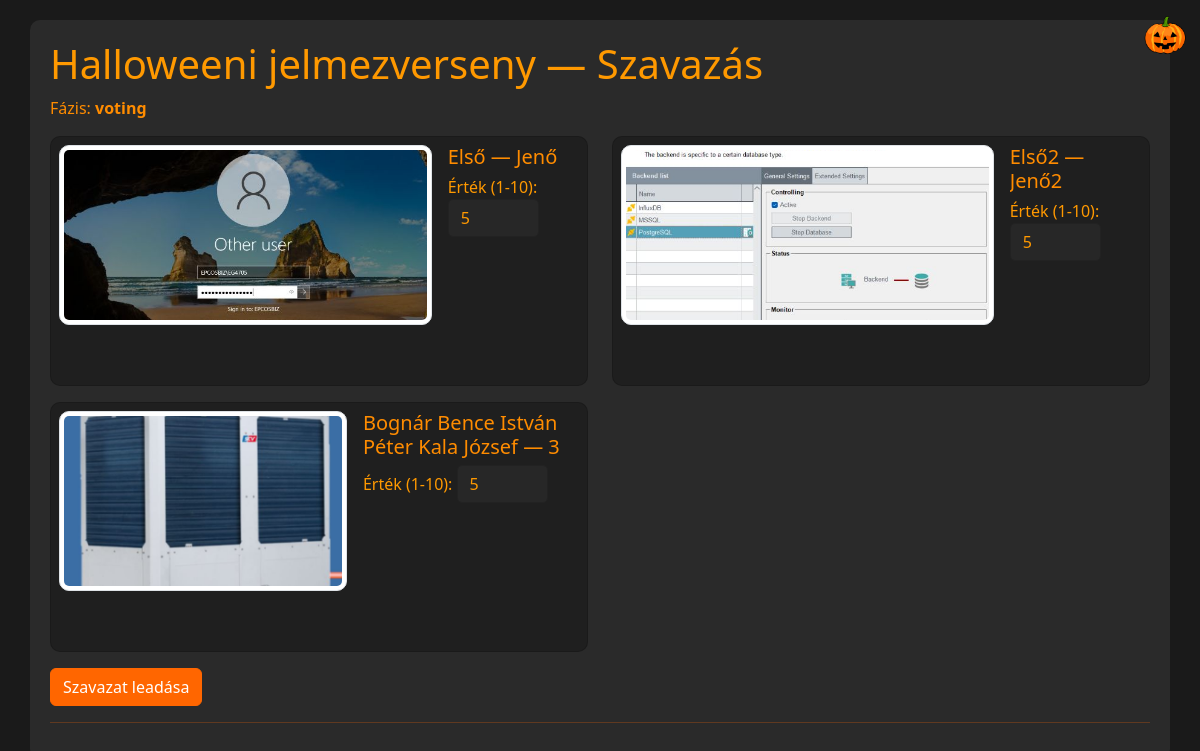
Before: /halloween_app_qr_preserve/vote.php with the older database file.
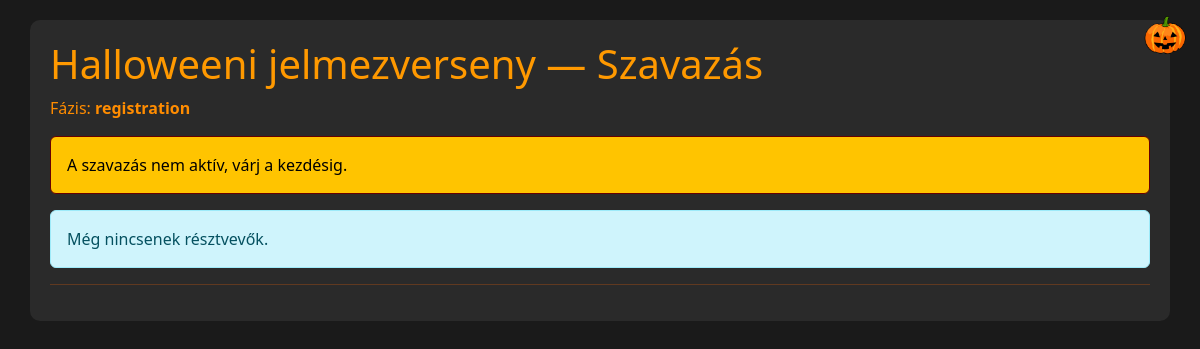
After: the same page with the newer database file.
### tables this page shows
CREATE TABLE meta (
    k TEXT PRIMARY KEY,
    v TEXT
);

CREATE TABLE participants (
    id INTEGER PRIMARY KEY AUTOINCREMENT,
    name TEXT NOT NULL,
    costume TEXT NOT NULL,
    photo TEXT,
    created_at INTEGER NOT NULL DEFAULT (strftime('%s','now'))
);

### halloween_app_qr_preserve/inc/db.php (called while the page is built, shortened)
<?php
function get_phase($pdo) {
    $st = $pdo->query("SELECT v FROM meta WHERE k='phase'");
    $r = $st->fetchColumn();
    return $r ?: 'registration';
}
?>

### halloween_app_qr_preserve/inc/functions.php (called while the page is built, shortened)
<?php
require_once __DIR__ . '/db.php';
function h($s){ return htmlspecialchars($s, ENT_QUOTES); }
?>

### halloween_app_qr_preserve/vote.php (the view, shortened to what this page needs)
<?php
require 'inc/db.php';
require 'inc/functions.php';
$phase = get_phase($pdo);
$ok = false;
$participants = $pdo->query('SELECT * FROM participants ORDER BY id')->fetchAll();
?>
<!doctype html>
<html>
<head>
<link rel="stylesheet" href="https://cdn.jsdelivr.net/npm/bootstrap@5.3.0/dist/css/bootstrap.min.css">
<link rel="stylesheet" href="assets/css/custom.css">
</head>
<body>
<div class="container">
  <h1>Halloweeni jelmezverseny — Szavazás</h1>
  <p>Fázis: <strong><?php echo h($phase); ?></strong></p>
  <?php if ($phase !== 'voting'): ?>
    <div class="alert alert-warning">A szavazás nem aktív, várj a kezdésig.</div>
  <?php endif; ?>
  <?php if ($participants): ?>
    <form method="post">
      <div class="row gy-3">
        <?php foreach ($participants as $p): ?>
          <div class="col-12 col-md-6">
            <div class="card p-2">
              <div class="d-flex gap-3">
                <?php if ($p['photo']): ?>
                  <img src="<?php echo h($p['photo']); ?>" class="photo img-thumbnail" alt="photo">
                <?php endif; ?>
                <div>
                  <h5><?php echo h($p['name']); ?> — <?php echo h($p['costume']); ?></h5>
                  <label>Érték (1-10): <input type="number" min="1" max="10" name="score[<?php echo $p['id']; ?>]" value="5" required></label>
                </div>
              </div>
            </div>
          </div>
        <?php endforeach; ?>
      </div>
      <div class="mt-3">
        <?php if ($phase === 'voting' && !$ok): ?><button class="btn btn-primary">Szavazat leadása</button><?php endif; ?>
      </div>
    </form>
  <?php else: ?>
    <div class="alert alert-info">Még nincsenek résztvevők.</div>
  <?php endif; ?>
  <hr>
<img src="assets/images/pumpkin.png" class="pumpkin" alt="pumpkin">
</div>
</body>
</html>

Changed rows visible on the page:
removed participants: photo (picture), name "Első", costume "Jenő"
removed participants: photo (picture), name "Első2", costume "Jenő2"
removed participants: photo (picture), name "Bognár Bence István Péter Kala József", costume "3"
changed meta: v "voting" → "registration"
Other visible differences:
text no longer shown: "Szavazat leadása"
text now shown: "A szavazás nem aktív, várj a kezdésig. Még nincsenek résztvevők."
